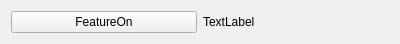
<?xml version="1.0" encoding="UTF-8"?>
<ui version="4.0">
 <class>SecurityInfoPermissionSwitch</class>
 <widget class="QWidget" name="SecurityInfoPermissionSwitch">
  <property name="geometry">
   <rect>
    <x>0</x>
    <y>0</y>
    <width>400</width>
    <height>40</height>
   </rect>
  </property>
  <property name="windowTitle">
   <string>Form</string>
  </property>
  <layout class="QHBoxLayout" name="horizontalLayout">
   <item>
    <widget class="tSwitch" name="featureOn">
     <property name="text">
      <string notr="true">FeatureOn</string>
     </property>
    </widget>
   </item>
   <item>
    <widget class="QLabel" name="featureName">
     <property name="text">
      <string notr="true">TextLabel</string>
     </property>
    </widget>
   </item>
  </layout>
 </widget>
 <customwidgets>
  <customwidget>
   <class>tSwitch</class>
   <extends>QPushButton</extends>
   <header location="global">tswitch.h</header>
  </customwidget>
 </customwidgets>
 <resources/>
 <connections/>
</ui>
